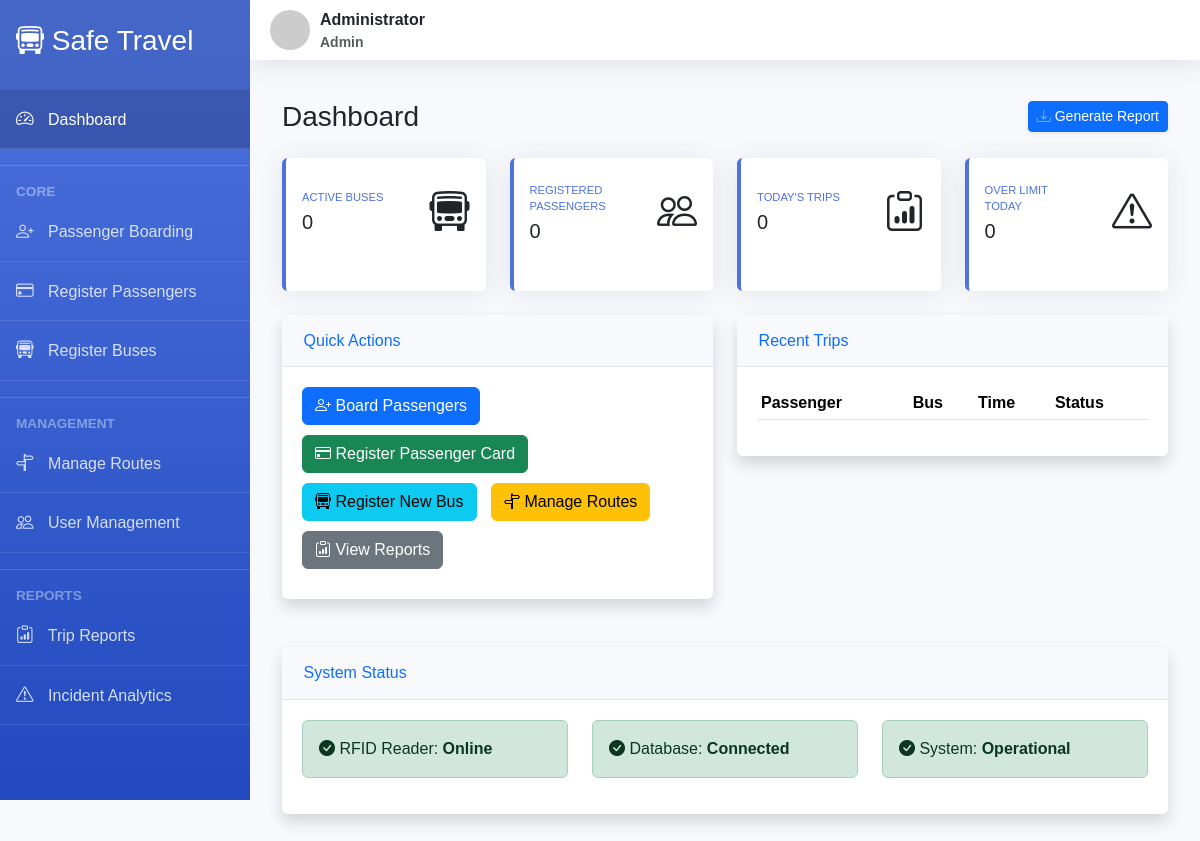
/Dashboard/dashboard.php, run on an earlier commit of the app's database.
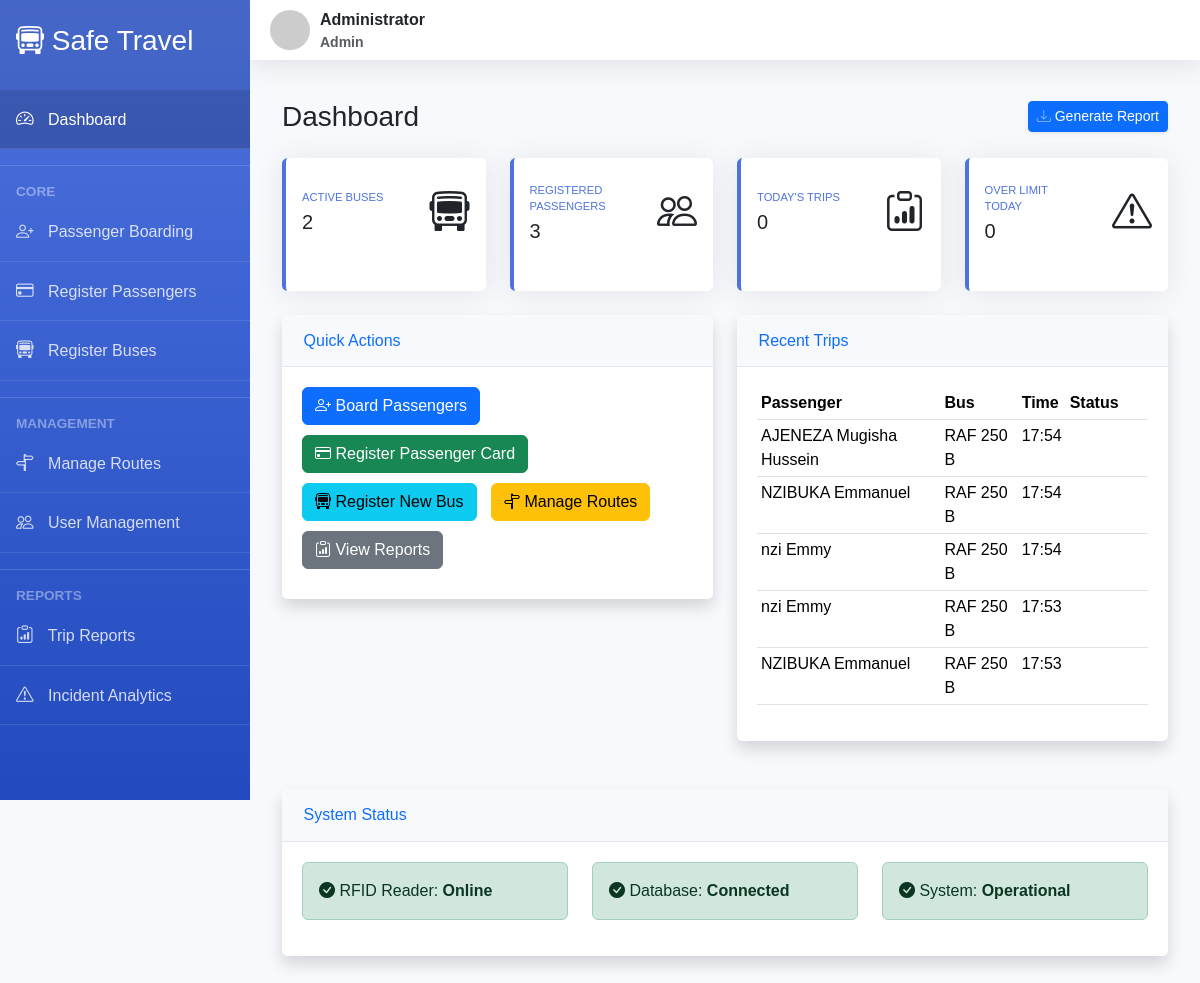
And on a later commit of the database.
### tables this page shows
CREATE TABLE `passenger_trips` (
  `id` int(11) NOT NULL,
  `passenger_id` int(11) NOT NULL,
  `bus_id` int(11) NOT NULL,
  `route_id` int(11) NOT NULL,
  `entry_time` timestamp NOT NULL DEFAULT current_timestamp(),
  `exit_time` timestamp NULL DEFAULT NULL,
  `status` enum('boarding','completed','over_limit') NOT NULL DEFAULT 'boarding',
  `is_active` tinyint(1) DEFAULT 1
);

CREATE TABLE `users` (
  `id` int(11) NOT NULL,
  `username` varchar(50) NOT NULL,
  `first_name` varchar(100) NOT NULL,
  `last_name` varchar(100) NOT NULL,
  `phone_number` varchar(15) NOT NULL,
  `email` varchar(255) NOT NULL,
  `password` varchar(255) NOT NULL,
  `role` enum('admin','manager','user') NOT NULL DEFAULT 'user',
  `status` enum('active','inactive') NOT NULL DEFAULT 'active',
  `receive_notifications` tinyint(1) DEFAULT 1
);

CREATE TABLE `buses` (
  `id` int(11) NOT NULL,
  `rfid_uid` varchar(50) NOT NULL,
  `plate_number` varchar(20) NOT NULL,
  `model` varchar(100) DEFAULT 'Coaster',
  `capacity` int(11) NOT NULL,
  `route_id` int(11) DEFAULT NULL,
  `status` enum('active','maintenance','inactive') NOT NULL DEFAULT 'active',
  `created_at` timestamp NOT NULL DEFAULT current_timestamp()
);

### Dashboard/dashboard.php (the view, shortened to what the rows shown need)
<!DOCTYPE html>
<html lang="en">
<head>
    <link href="https://cdn.jsdelivr.net/npm/bootstrap@5.3.3/dist/css/bootstrap.min.css" rel="stylesheet">
    <link rel="stylesheet" href="https://cdn.jsdelivr.net/npm/bootstrap-icons@1.11.1/font/bootstrap-icons.css">
</head>
<body>
    <div id="content">
        <div class="container-fluid" style="margin-top: calc(var(--header-height) + 20px);">
            <div class="d-sm-flex align-items-center justify-content-between mb-4">
                <h1 class="h3 mb-0 text-gray-800">Dashboard</h1>
            </div>
                                        <?php
                                        include 'conn.php';
                                        ?>
            <div class="row">
                <div class="col-lg-6 mb-4">
                    <div class="card shadow">
                        <div class="card-body">
                            <div class="table-responsive">
                                <table class="table table-sm">
                                    <thead>
                                        <tr>
                                            <th>Passenger</th>
                                            <th>Bus</th>
                                            <th>Time</th>
                                            <th>Status</th>
                                        </tr>
                                    </thead>
                                    <tbody>
                                        <?php
                                        $query = "SELECT t.*, u.first_name, u.last_name, b.plate_number
                                                 FROM passenger_trips t
                                                 JOIN users u ON t.passenger_id = u.id
                                                 JOIN buses b ON t.bus_id = b.id
                                                 ORDER BY t.entry_time DESC LIMIT 5";
                                        $result = mysqli_query($conn, $query);
                                        while ($row = mysqli_fetch_assoc($result)) {
                                            $statusClass = $row['status'] === 'over_limit' ? 'badge-danger' :
                                                         ($row['status'] === 'completed' ? 'badge-success' : 'badge-primary');
                                            echo "<tr>
                                                <td>{$row['first_name']} {$row['last_name']}</td>
                                                <td>{$row['plate_number']}</td>
                                                <td>" . date('H:i', strtotime($row['entry_time'])) . "</td>
                                                <td><span class='badge {$statusClass}'>" . ucfirst($row['status']) . "</span></td>
                                            </tr>";
                                        }
                                        ?>
                                    </tbody>
                                </table>
                            </div>
                        </div>
                    </div>
                </div>
            </div>
        </div>
    </div>

What changed in the data, as far as the page shows it:
added passenger_trips: users.first_name "AJENEZA", users.last_name "Mugisha Hussein", bus.plate_number "RAF 250 B", entry_time "17:54"
added passenger_trips: users.first_name "NZIBUKA", users.last_name "Emmanuel", bus.plate_number "RAF 250 B", entry_time "17:54"
added passenger_trips: users.first_name "nzi", users.last_name "Emmy", bus.plate_number "RAF 250 B", entry_time "17:54"
added passenger_trips: users.first_name "nzi", users.last_name "Emmy", bus.plate_number "RAF 250 B", entry_time "17:53"
added passenger_trips: users.first_name "NZIBUKA", users.last_name "Emmanuel", bus.plate_number "RAF 250 B", entry_time "17:53"
Also different on the page:
$row['count']: "0" → "2"
$row['count']: "0" → "3"
